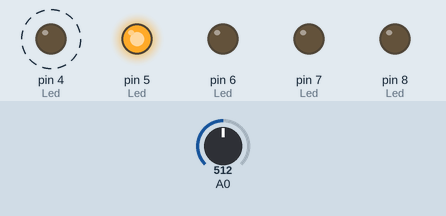
This sketch was run on a simulated Arduino Uno, built with avr-gcc and run on an emulated ATmega328P. Shown: output pins drawn as LEDs (lit = HIGH). Dashed ring = blinking. The test bench sets the inputs (shaded band); at power-on: A0 = 512.

Above: at 3.3 s.
3.4 s: A0 set to 0
At 6.3 s:
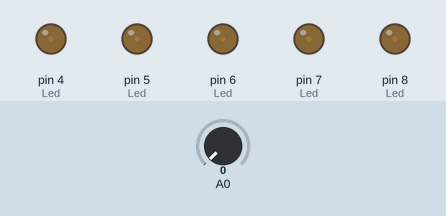
6.8 s: A0 set to 122
At 6.98 s:
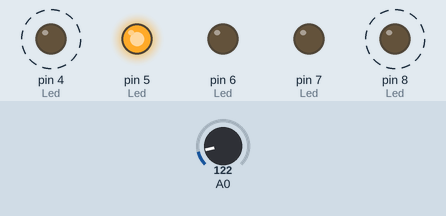
At 7.34 s:
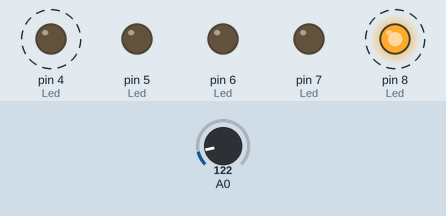
Timing chart, 0 to 16.3 s (numbered marks = the images above; inputs shaded):
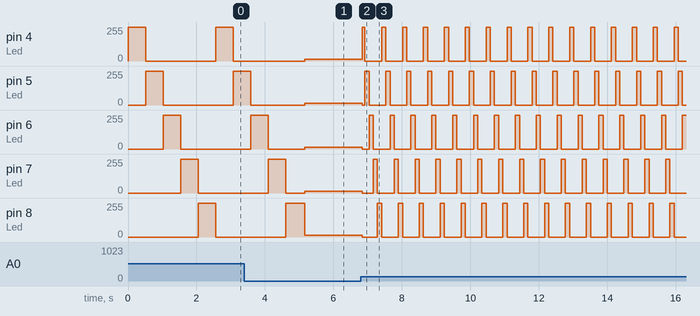

Measured:
- after the input at 6.8 s, pin 4 (Led), pin 8 (Led): alternates 255/255 for 0.12 s and 0/255 for 0.49 s, starting at once; pin 5 (Led), pin 6 (Led): 13/255 → 0/255 at once, then repeats every 0.61 s: 255/255 0.12 s, 0/255 0.49 s; pin 7 (Led): 12/255 → 0/255 at once, then repeats every 0.61 s: 255/255 0.12 s, 0/255 0.49 s

The sketch:

Led_Potansiyometre_3.ino
```cpp
int Value;

void setup() {
  // put your setup code here, to run once:
  pinMode(4, OUTPUT);//Led
  pinMode(5, OUTPUT);//Led
  pinMode(6, OUTPUT);//Led
  pinMode(7, OUTPUT);//Led
  pinMode(8, OUTPUT);//Led

  Value = 0;
}

void loop() {
  // put your main code here, to run repeatedly:
  int  valueP = analogRead(A0);//Potansiyometre

  while(valueP >= Value){
    leftToRight(valueP);
    Value = valueP;
    valueP = analogRead(A0);
  }

  while(valueP <= Value){
    rightToLeft(valueP);
    Value = valueP;
    valueP = analogRead(A0);
  }
}

void leftToRight(int value){
  digitalWrite(4, 1);
  delay(value);
  digitalWrite(4, 0);

  digitalWrite(5, 1);
  delay(value);
  digitalWrite(5, 0);

  digitalWrite(6, 1);
  delay(value);
  digitalWrite(6, 0);

  digitalWrite(7, 1);
  delay(value);
  digitalWrite(7, 0);

  digitalWrite(8, 1);
  delay(value);
  digitalWrite(8, 0);
}

void rightToLeft(int value){
  digitalWrite(8, 1);
  delay(value);
  digitalWrite(8, 0);

  digitalWrite(7, 1);
  delay(value);
  digitalWrite(7, 0);

  digitalWrite(6, 1);
  delay(value);
  digitalWrite(6, 0);

  digitalWrite(5, 1);
  delay(value);
  digitalWrite(5, 0);

  digitalWrite(4, 1);
  delay(value);
  digitalWrite(4, 0);
}
```
